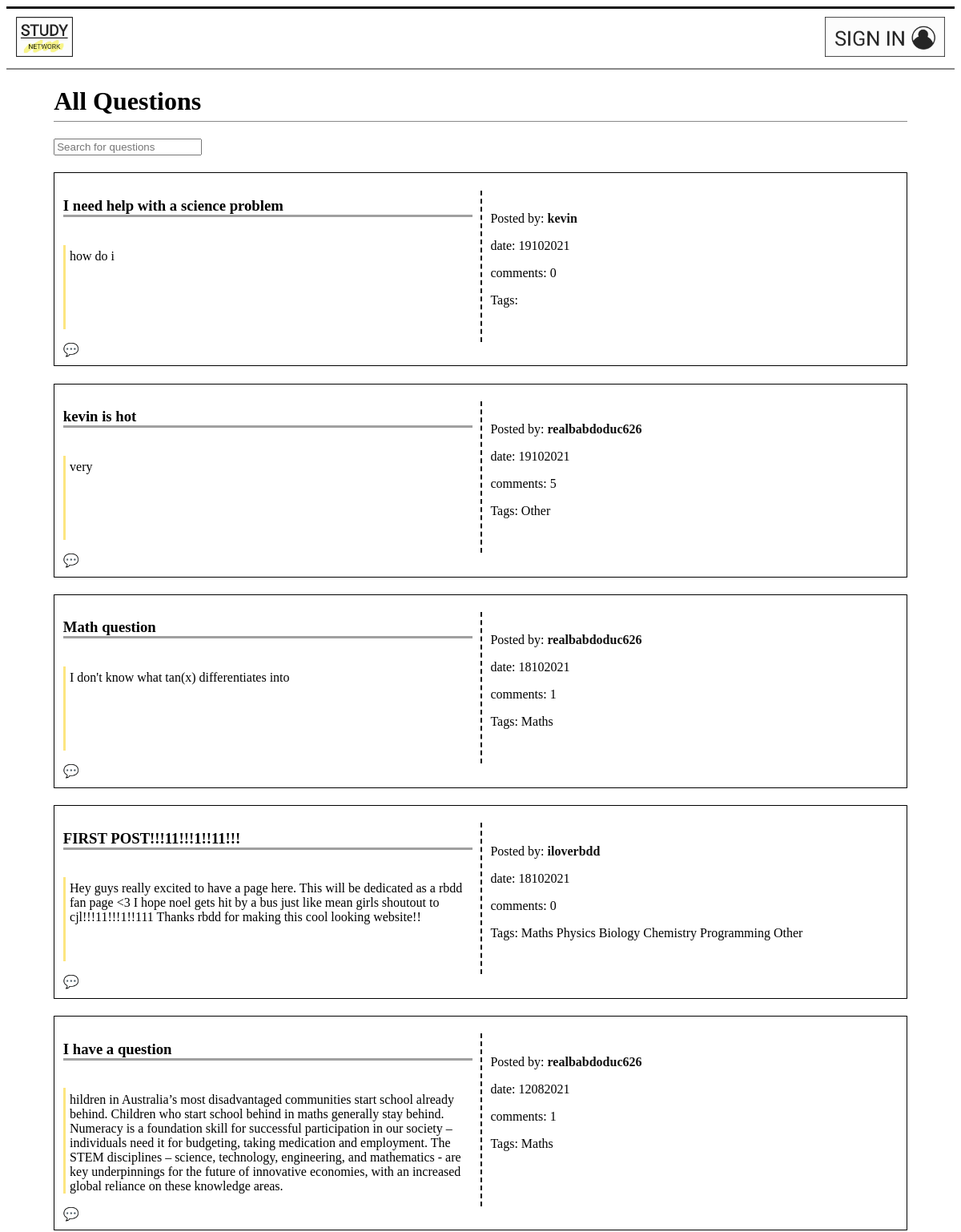
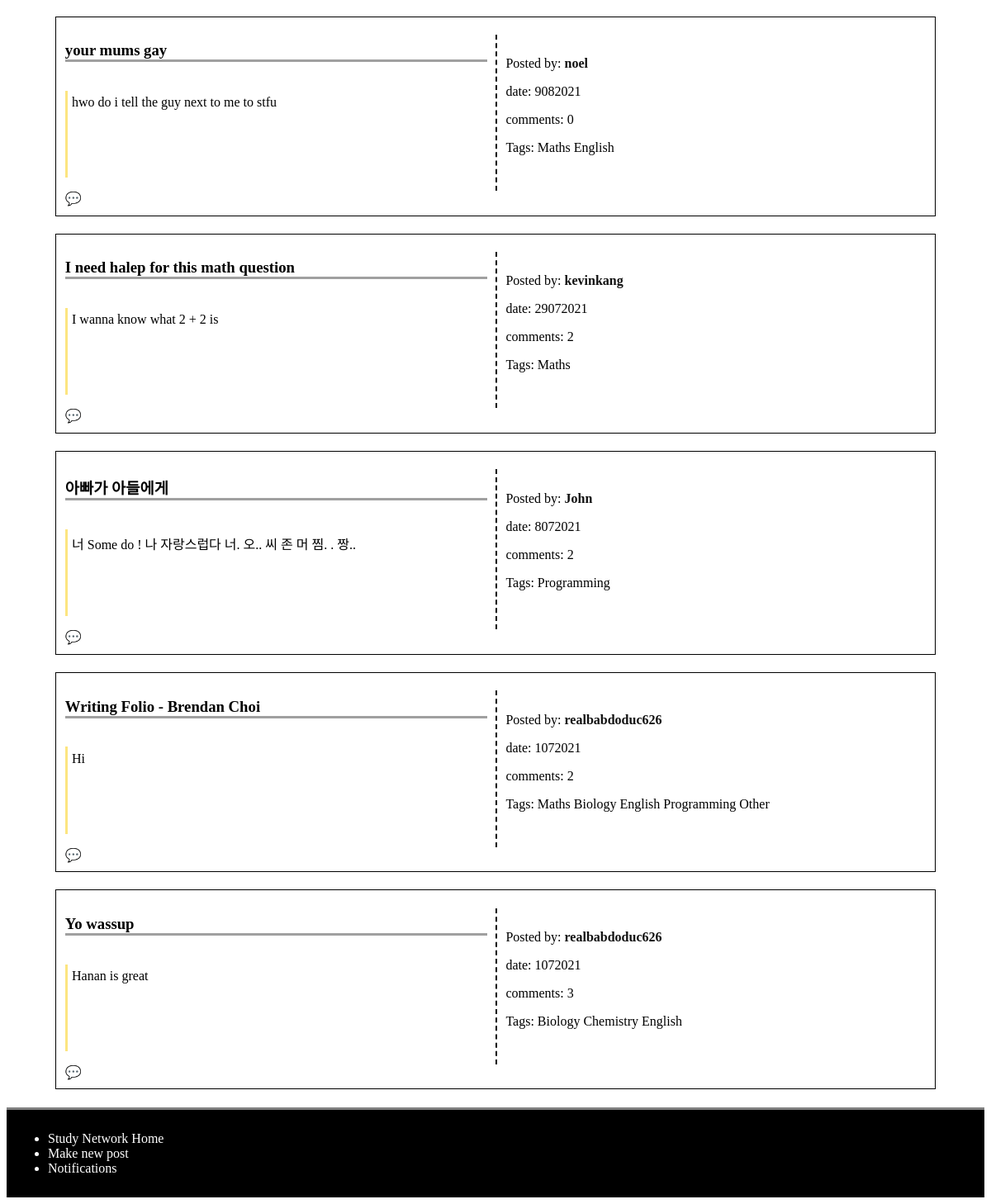
Before: / with the older database file (2 pictures, top to bottom).
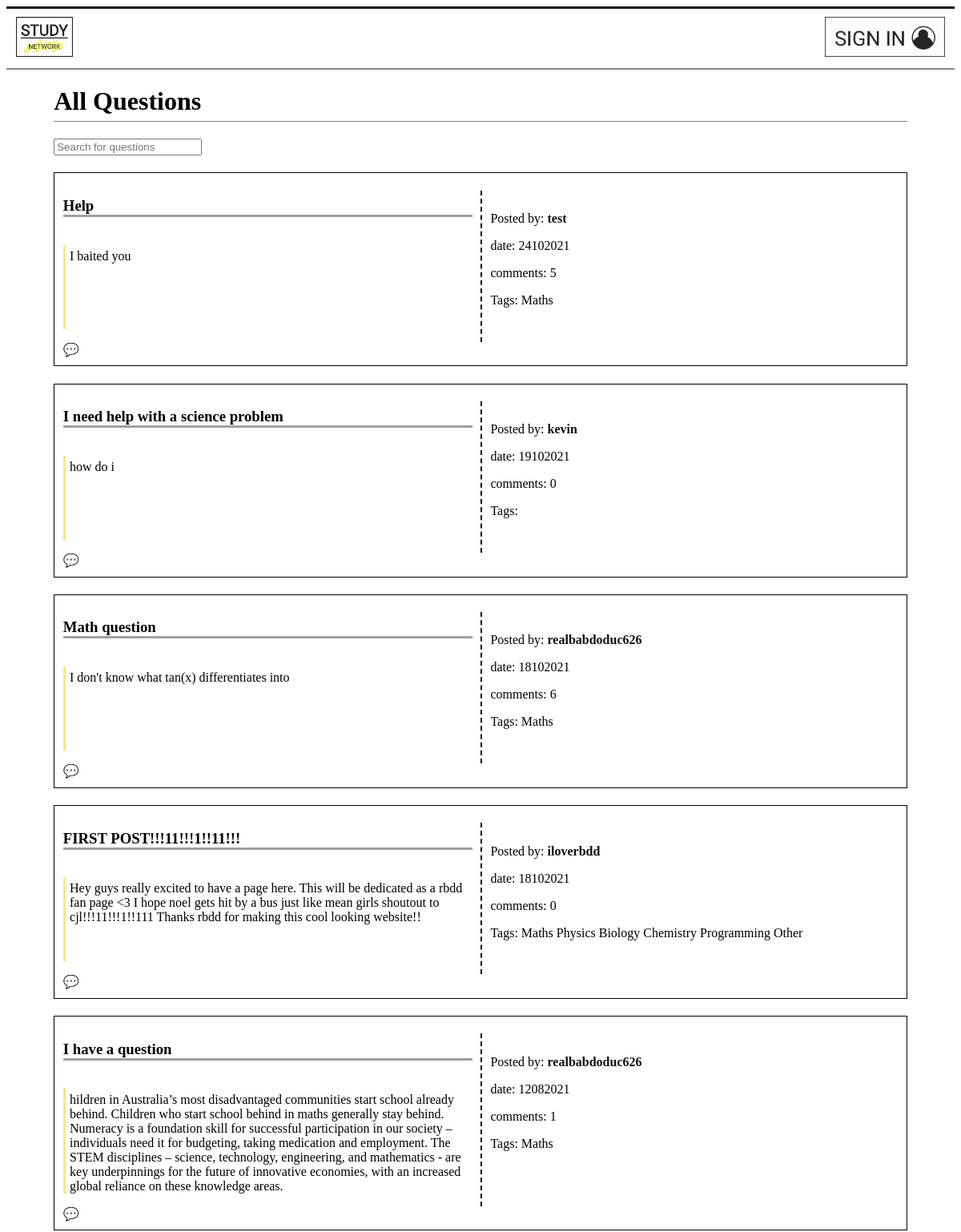
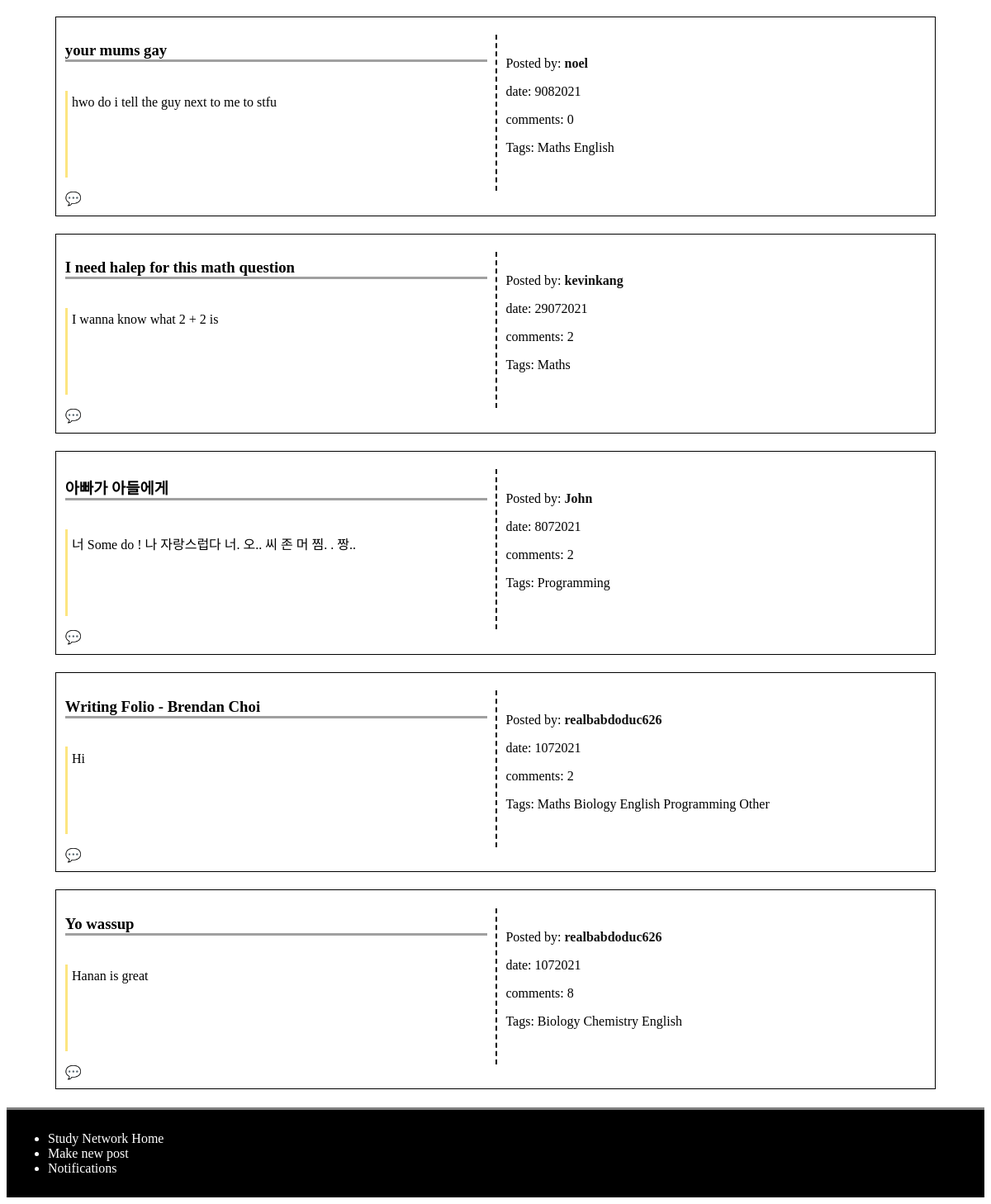
After: the same page with the newer database file (2 pictures, top to bottom).
### models.py (models this page shows)
class Post(db.Model):
    __tablename__ = 'Post'
    id = db.Column(db.Integer, primary_key=True)
    title = db.Column(db.Text)
    discussion = db.Column(db.Text)
    date = db.Column(db.Integer)
    comments = db.Column(db.Integer)
    user_id = db.Column(db.Integer, db.ForeignKey('User.id'))
    post_user = db.relationship('User', back_populates='user_post')
    replies_post = db.relationship('Reply', secondary=PostReply, back_populates='posts_reply')
    categories_post = db.relationship('Category', secondary=PostCategory, back_populates='posts_category')
    notifications_post = db.relationship('Notification', back_populates='posts_notification')
    posts = db.relationship('Comment', back_populates='user')

class User(db.Model):
    __tablename__ = 'User'
    id = db.Column(db.Integer, primary_key=True)
    username = db.Column(db.Text)
    email = db.Column(db.Text)
    password = db.Column(db.Text)
    user_post = db.relationship('Post', back_populates='post_user')
    notifications_user = db.relationship('Notification', back_populates='users_notification')
    users = db.relationship('Comment', back_populates='post')

class Category(db.Model):
    __tablename__ = 'Category'
    id = db.Column(db.Integer, primary_key=True)
    topic = db.Column(db.Text)
    posts_category = db.relationship('Post', secondary=PostCategory, back_populates='categories_post')

### main.py (the view)
@app.route('/', methods=['GET', 'POST'])
def home():
    post = models.Post.query.order_by(desc(models.Post.id)).all()
    number_of_items = 0
    for p in post:
        number_of_items += 1
    return render_template('home.html', posts=post, title='home', n=int(number_of_items))

### main.py (called while the page is built)
@app.context_processor
def notification_processor():
    if  g.logged_in_user:
        num_notification = models.Notification.query.filter_by(user_id = session["logged_in_user"]).all()
        if len(num_notification) > 99:
            return dict(num_notification = "99..") #When the number of notification is too big, it just shows 99+.
        else:
            return dict(num_notification = len(num_notification))
    else:
        return dict(num_notification = "No one is logged in")

@app.before_request
def before_request():
    g.logged_in_user = None
    if 'logged_in_user' in session:
        g.logged_in_user = session['logged_in_user']

### templates/home.html (shortened to what this page needs)
{% extends 'layout.html' %}
{% block content %}
<main>
<h1>All Questions</h1>
<input type="text" id="search" onkeyup="SearchFilter()"
placeholder="Search for questions">
<div id="questionList">
{% for post in posts %}
<div class="grid_container">
    <h3 class="title">{{ post.title }}</h3>
    <p class="discussion">{{ post.discussion }}</p>
    <div class="other_information">
    <p>Posted by: <a class="name" id="name" href="/profile/{{post.post_user.id}}"><strong>{{ post.post_user.username }}</strong></a></p>
    <p>date: {{ post.date }}
    <p>comments: {{ post.comments }}</p>
    <p class="tags">Tags: {% for catego in post.categories_post %}
        {{catego.topic}}
        {% endfor %}
    </p>
    </div class="comment_button">
    {% if g.logged_in_user %}
        <a href="/comment/{{post.id}}">💬</a>
    {% else %}
        <a href="/signin">💬</a>
    {% endif %}
</div>
{% endfor %}
</div>
</main>
{% endblock %}

### templates/layout.html (shortened to what this page needs)
<!DOCTYPE html>
<html lang="en">
    <head>
        <link rel="stylesheet" href="/static/css/style.css">
    </head>
    <body>
        {% include 'nav.html' %}
        {% block content %}{% endblock %}
        {% include 'footer.html' %}
    </body>
</html>

### templates/nav.html
<nav>
<ul>
    <div class="size_adjust_div">
    <li><a href="/"><img src="/static/logo/Study_network - Copy.jpg" alt="Study Network Home"></a></li>
    {% if g.logged_in_user %}
        <li style = "float:right"><a class="logged_in" href="/profile/{{g.logged_in_user}}"><img src="/static//logo/KakaoTalk_20210802_114208981.jpg" alt="profile"></a></li>
        <li><a href="/post"><img src="/static/logo/KakaoTalk_20210729_123828148_01.jpg" alt="Post"></a></li>
        {% if num_notification != 0 %}
            <li style = "float:right" class="notification"><a href="/notification"><span><img src="/static/logo/notification.jpg" alt="notification"></span><span class="badge"> {{num_notification}} </span></a></li>
        {% else %}
            <li style = "float:right" class="notification"><a href="/notification"><span><img src="/static/logo/notification.jpg" alt="notification"></a></li>
        {% endif %}
    {% else %}
        <li style = "float:right"></listyle><a class="logged_in" href="/signin"><img src="/static/logo/KakaoTalk_20210802_113545184.jpg" alt="sign in"></a></li>
    {% endif %}
    </div>
</ul>
</nav>

### templates/footer.html
<footer>
    <ul>
        <div class="size_adjust_div">
        <li><a href="/">Study Network Home</a></li>
        <li><a href="/post">Make new post</a></li>
        <li><a href="/notification">Notifications</a></li>
        </div>
    </ul>
</footer>

### static/css/style.css (style rules this page uses)
a { text-decoration: none; color: #111; }
body main { display: block; max-width: 90%; margin-left: 5%; }
body main h1 { border-bottom: 1px #888 solid; padding-bottom: 0.5%; }
nav ul { list-style-type: none; margin: 0; padding: 0; overflow: hidden; background-color: white; border-bottom: 2px solid #888; border-top: 3px solid #111; width: 100%; }
nav li:not(.logged_in) { float: left; }
nav li a { display: block; color: black; text-align: center; padding: 10px 12px; text-decoration: none; }
nav li a img { width: 100%; height: 50px; }
footer { list-style-type: none; margin: 0; padding: 10px; overflow: hidden; background-color: black; border-top: 3px solid grey; }
footer ul li { color: white; }
footer ul li a { color: white; }
.grid_container { display: grid; grid-template-columns: 50% 50%; border: 1px solid black; padding: 1%; margin-bottom: 2%; }
.title { grid-column: 1; grid-row: 1; margin-right: 2%; border-bottom: rgb(160, 160, 160) solid 3px; }
.discussion { grid-row:2; grid-column: 1; min-height: 100px; margin-right: 2%; padding-left: 1%; padding-top:1%; border-left: rgb(252, 229, 128) solid 3px; }
.other_information { grid-column: 2; grid-row: 1/ span 2; padding: 2%; margin-top: 2%; border-left: 2px dashed black; }
main input { margin-bottom: 2%; }

Changed rows visible on the page:
removed Post: title "kevin is hot", discussion "very", post_user.username "realbabdoduc626", date "19102021", comments "5", Category (topic "Other")
added Post: title "Help", discussion "I baited you", post_user.username "test", date "24102021", comments "5", Category (topic "Maths")
changed Post "Math question": comments "1" → "6"
changed Post "Yo wassup": comments "3" → "8"
